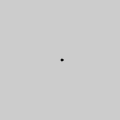
Frame 1 (no input)
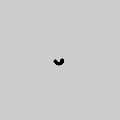
Frame 60 (no input)
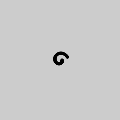
Frame 120 (the mouse pressed at the canvas centre since frame 60)

The p5.js sketch that drew these frames (run headless with seeded random() and noise() and a simulated clock; from frame 60 on, the mouse is pressed at the canvas centre):

// p5.js sketch
// ── sketch.js
var angle = 0.0;
var offset = 60;
var scalar = 2;
var speed = 0.05;

function setup() {
  createCanvas(120, 120);
  fill(0);
  background(204);
}

function draw() {
  var x = offset + cos(angle) * scalar;
  var y = offset + sin(angle) * scalar;
  ellipse(x, y, 2, 2);
  angle += speed;
  scalar += speed;
}
